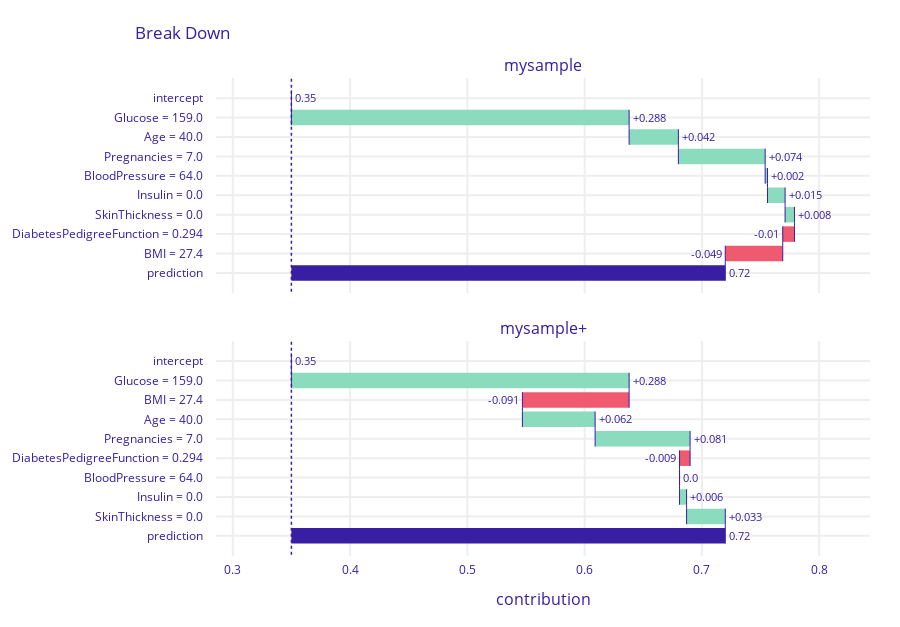

Notebook code for this chart:
### Code cell
bd_mysample.plot(bd_interactions_mysample)

### Figure 1 — Plotly figure (JSON) as saved in the notebook; plotly's stock layout.template omitted (floating-point values rounded to 4 significant figures)
{"data": [{"base": 0.3499, "connector": {"line": {"color": "#371ea3", "dash": "solid", "width": 1}, "mode": "spanning"}, "decreasing": {"marker": {"color": "#f05a71"}}, "hoverinfo": "text+delta", "hoverlabel": {"bgcolor": "rgba(0,0,0,0.8)"}, "hovertext": ["Average response: 0.35<br>Prediction: 0.72", "Glucose = 159.0<br>increases average response by", "Age = 40.0<br>increases average response by", "Pregnancies = 7.0<br>increases average response by", "BloodPressure = 64.0<br>increases average response by", "Insulin = 0.0<br>increases average response by", "SkinThickness = 0.0<br>increases average response by", "DiabetesPedigreeFunction = 0.294<br>decreases average response by", "BMI = 27.4<br>decreases average response by", "Average response: 0.35<br>Prediction: 0.72"], "increasing": {"marker": {"color": "#8bdcbe"}}, "measure": ["relative", "relative", "relative", "relative", "relative", "relative", "relative", "relative", "relative", "total"], "orientation": "h", "showlegend": false, "text": ["0.35", "+0.288", "+0.042", "+0.074", "+0.002", "+0.015", "+0.008", "-0.01", "-0.049", "0.72"], "textposition": "outside", "totals": {"marker": {"color": "#371ea3"}}, "type": "waterfall", "x": [0, 0.288, 0.042, 0.074, 0.002, 0.015, 0.008, -0.01, -0.049, 0.37], "xaxis": "x", "y": ["intercept", "Glucose = 159.0", "Age = 40.0", "Pregnancies = 7.0", "BloodPressure = 64.0", "Insulin = 0.0", "SkinThickness = 0.0", "DiabetesPedigreeFunction = 0.294", "BMI = 27.4", "prediction"], "yaxis": "y"}, {"base": 0.3499, "connector": {"line": {"color": "#371ea3", "dash": "solid", "width": 1}, "mode": "spanning"}, "decreasing": {"marker": {"color": "#f05a71"}}, "hoverinfo": "text+delta", "hoverlabel": {"bgcolor": "rgba(0,0,0,0.8)"}, "hovertext": ["Average response: 0.35<br>Prediction: 0.72", "Glucose = 159.0<br>increases average response by", "BMI = 27.4<br>decreases average response by", "Age = 40.0<br>increases average response by", "Pregnancies = 7.0<br>increases average response by", "DiabetesPedigreeFunction = 0.294<br>decreases average response by", "BloodPressure = 64.0<br>decreases average response by", "Insulin = 0.0<br>increases average response by", "SkinThickness = 0.0<br>increases average response by", "Average response: 0.35<br>Prediction: 0.72"], "increasing": {"marker": {"color": "#8bdcbe"}}, "measure": ["relative", "relative", "relative", "relative", "relative", "relative", "relative", "relative", "relative", "total"], "orientation": "h", "showlegend": false, "text": ["0.35", "+0.288", "-0.091", "+0.062", "+0.081", "-0.009", "0.0", "+0.006", "+0.033", "0.72"], "textposition": "outside", "totals": {"marker": {"color": "#371ea3"}}, "type": "waterfall", "x": [0, 0.288, -0.091, 0.062, 0.081, -0.009, 0, 0.006, 0.033, 0.37], "xaxis": "x2", "y": ["intercept", "Glucose = 159.0", "BMI = 27.4", "Age = 40.0", "Pregnancies = 7.0", "DiabetesPedigreeFunction = 0.294", "BloodPressure = 64.0", "Insulin = 0.0", "SkinThickness = 0.0", "prediction"], "yaxis": "y2"}], "layout": {"annotations": [{"font": {"size": 16}, "showarrow": false, "text": "mysample", "x": 0.5, "xanchor": "center", "xref": "paper", "y": 1, "yanchor": "bottom", "yref": "paper"}, {"font": {"size": 16}, "showarrow": false, "text": "mysample+", "x": 0.5, "xanchor": "center", "xref": "paper", "y": 0.45, "yanchor": "bottom", "yref": "paper"}, {"font": {"size": 16}, "showarrow": false, "text": "contribution", "x": 0.5, "xanchor": "center", "xref": "paper", "y": 0, "yanchor": "top", "yref": "paper", "yshift": -30}], "font": {"color": "#371ea3"}, "height": 627, "margin": {"b": 71, "r": 30, "t": 78}, "shapes": [{"line": {"color": "#371ea3", "dash": "dot", "width": 1.5}, "type": "line", "x0": 0.3499, "x1": 0.3499, "xref": "x", "y0": -1, "y1": 10, "yref": "y"}, {"line": {"color": "#371ea3", "dash": "dot", "width": 1.5}, "type": "line", "x0": 0.3499, "x1": 0.3499, "xref": "x2", "y0": -1, "y1": 10, "yref": "y2"}], "title": {"text": "Break Down", "x": 0.15}, "xaxis": {"anchor": "y", "automargin": true, "domain": [0, 1], "fixedrange": true, "gridwidth": 2, "matches": "x2", "range": [0.2856, 0.8434], "showticklabels": false, "tickcolor": "white", "ticklen": 3, "ticks": "outside", "type": "linear", "zeroline": false}, "xaxis2": {"anchor": "y2", "automargin": true, "domain": [0, 1], "fixedrange": true, "gridwidth": 2, "range": [0.2856, 0.8434], "tickcolor": "white", "ticklen": 3, "ticks": "outside", "type": "linear", "zeroline": false}, "yaxis": {"anchor": "x", "automargin": true, "autorange": "reversed", "domain": [0.55, 1], "fixedrange": true, "gridwidth": 2, "tickcolor": "white", "ticklen": 10, "ticks": "outside", "type": "category"}, "yaxis2": {"anchor": "x2", "automargin": true, "autorange": "reversed", "domain": [0, 0.45], "fixedrange": true, "gridwidth": 2, "tickcolor": "white", "ticklen": 10, "ticks": "outside", "type": "category"}}}
